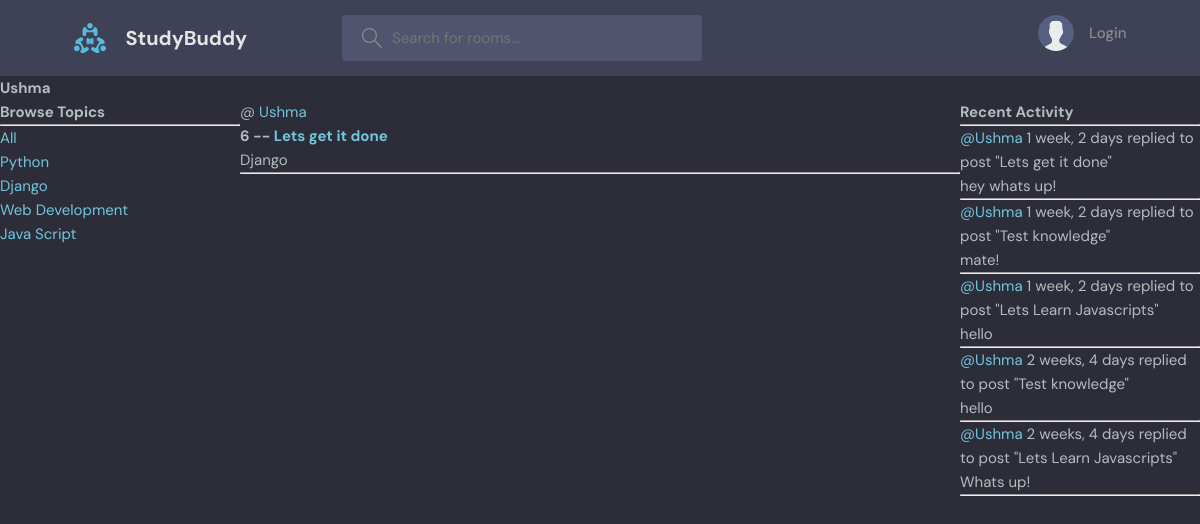
Screenshot of /profile/3/ with the database file from the repository.
### base/models.py (models this page shows, shortened)
class Topic(models.Model):
    name = models.CharField(max_length=200)

class Room(models.Model):
    host = models.ForeignKey(User, on_delete=models.SET_NULL, null=True)
    topic = models.ForeignKey(Topic, on_delete=models.SET_NULL, null=True)
    name = models.CharField(max_length=200)
    description = models.TextField(null=True, blank=True)
    participants = models.ManyToManyField(User, related_name='participants', blank=True)
    updated = models.DateTimeField(auto_now=True)
    created = models.DateTimeField(auto_now_add=True)
    class Meta:
        ordering = ['-updated', '-created']

class Message(models.Model):
    user = models.ForeignKey(User, on_delete=models.CASCADE)
    room = models.ForeignKey(Room, on_delete=models.CASCADE)
    body = models.TextField()
    updated = models.DateTimeField(auto_now=True)
    created = models.DateTimeField(auto_now_add=True)
    class Meta:
        ordering = ['-updated', '-created']
    def __str__(self):
        return self.body[0:50]

### base/views.py (the view)
# urls.py: path('profile/<str:pk>/', views.userProfile, name="profile"),
def userProfile(request, pk):
    user = User.objects.get(id=pk)
    rooms = user.room_set.all()
    room_messages = user.message_set.all()
    topics = Topic.objects.all()
    context = {'user': user, 'room_messages': room_messages, 'topics': topics, 'rooms': rooms}
    return render(request, 'base/profile.html', context)

### base/templates/base/profile.html (shortened to what this page needs)
{% extends 'main.html' %}
{% block content %}
<h1>{{user}}</h1>
<div class="profile-container">
    <div>
        {% include 'base/topics_components.html' %}
    </div>
    <div>
        {% include 'base/feed_components.html' %}
    </div>
    <div>
        {% include "base/activity-component.html" %}
    </div>
</div>
{% endblock content %}

### base/templates/base/topics_components.html
<h3>Browse Topics</h3>
<hr>
<div>
    <a href="{% url 'home'%}">All</a>
</div>
{% for topic in topics %}
    <a href="{% url 'home' %}?q={{topic.name}}">{{topic.name}}</a>
    <br>
{% endfor %}

### base/templates/base/feed_components.html (shortened to what this page needs)
<div>
        {% for room in rooms %}
        <div>
            <span>@ <a href="{% url 'profile' room.host.id %}">{{room.host.username}}</a></span>
            <h5>{{room.id}} -- <a href="{% url 'room' room.id %}">{{room.name}}</a> </h5>
            <small>{{room.topic.name}}</small>
            <hr>
        </div>
        {%endfor%}
    </div>

### base/templates/base/activity-component.html (shortened to what this page needs)
<h3>Recent Activity</h3>
    <hr>
    {% for message in room_messages %}
        <div>
            <small><a href="{% url 'profile' message.user.id %}">@{{message.user}}</a>   {{message.created|timesince}}</small>
            <small>replied to post "{{message.room.name}}"</small>
        </div>
        <p>{{message}}</p>
        <hr>
{% endfor %}

### static/styles/style.css (style rules this page uses)
:root { --color-main: #71c6dd; --color-main-light: #e1f6fb; --color-dark: #3f4156; --color-dark-medium: #51546e; --color-dark-light: #696d97; --color-light: #e5e5e5; --color-gray: #8b8b8b; --color-light-gray: #b2bdbd; --color-bg: #2d2d39; --color-success: #5dd693; --color-error: #fc4b0b; }
* { font-family: "DM Sans", -apple-system, BlinkMacSystemFont, "Segoe UI", Roboto, Oxygen, Ubuntu, Cantarell, "Open Sans", "Helvetica Neue", sans-serif; margin: 0; padding: 0; box-sizing: border-box; text-rendering: optimizeLegibility; font-size: inherit; }
html { font-size: 56.25%; }
@media only screen and (min-width: 1200px) { html { font-size: 62.5%; } }
body { line-height: 1.6; font-weight: 400; font-size: 1.5rem; color: var(--color-light-gray); background-color: var(--color-bg); min-height: 100vh; }
a { display: inline-block; color: var(--color-main); text-decoration: none; }

### base/templates/base/profile.html (style rules this page uses)
.profile-container { display: grid; grid-template-columns: 1fr 3fr 1fr; }

### rows the page displays
Topic: name "Python"
Topic: name "Django"
Topic: name "Web Development"
Topic: name "Java Script"
Room: host.username "Ushma", id "6", name "Lets get it done", topic.name "Django"
Message: user "Ushma", created "1 week, 2 days", room.name "Lets get it done", body "hey whats up!"
Message: user "Ushma", created "1 week, 2 days", room.name "Test knowledge", body "mate!"
Message: user "Ushma", created "1 week, 2 days", room.name "Lets Learn Javascripts", body "hello"
Message: user "Ushma", created "2 weeks, 4 days", room.name "Test knowledge", body "hello"
Message: user "Ushma", created "2 weeks, 4 days", room.name "Lets Learn Javascripts", body "Whats up!"

### other values shown
{{ user }} "Ushma"
